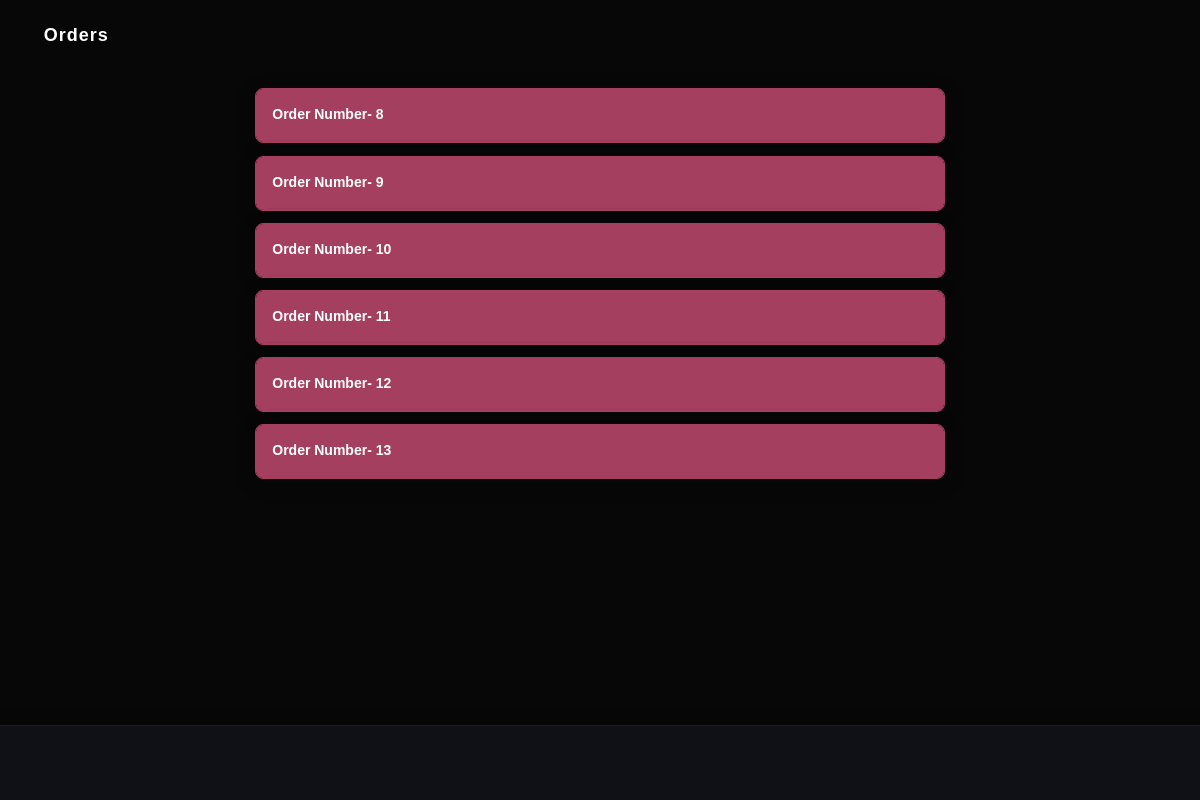
The page /orders/ (signed in) on the database as committed earlier.
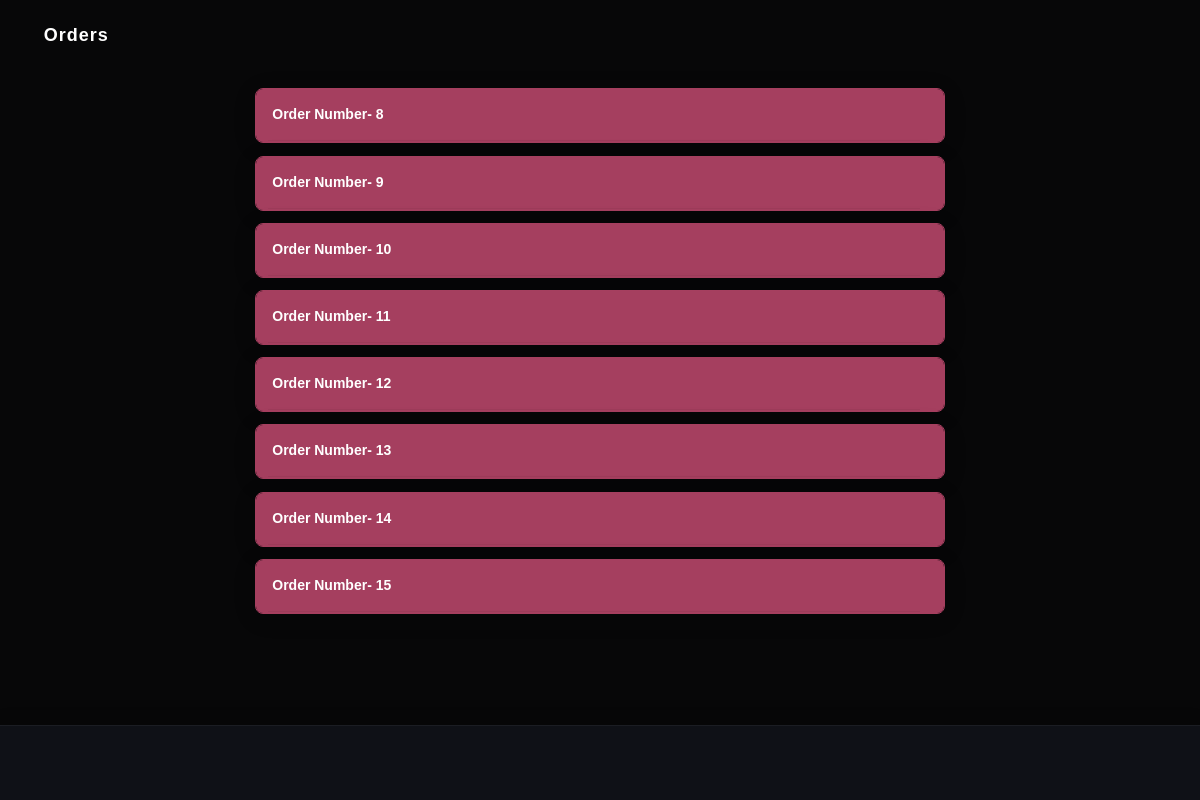
The same page on the database as committed later.
### orders/models.py (models this page shows)
class order(models.Model):
    order_id= models.AutoField(primary_key=True)
    cart_id= models.ForeignKey(Cart,on_delete=models.CASCADE)
    user_id= models.IntegerField()
    order_total= models.CharField(max_length=200)

### orders/views.py (the view)
# urls.py: path('', display_orders),
def display_orders(req):
    userId= req.user.id
    ordersList= order.objects.filter(user_id=userId)
    return render(req,'orders.html',{'orders_list': ordersList})

### templates/orders.html (shortened to what this page needs)
{% load static %}
<!DOCTYPE HTML>
<html lang="en">
<head>
    <link rel="stylesheet" type="text/css" href="{% static 'css/bootstrap.css' %}">
    <link rel="stylesheet" type="text/css" href="{% static 'css/style.css' %}">
    <link rel="stylesheet" type="text/css" href="{% static 'fonts/css/fontawesome-all.min.css' %}">
    <link rel="stylesheet" type="text/css" href="{% static 'css/custom.css' %}">
</head>
<body class="theme-dark">
    <div id="page">
        <div class="page-content">
            <div id="footer-bar" class="footer-bar-3 row m-0">
                <a href="/" class="mt-2"> <i class="fa fa-home"></i></a>
                <a href="/cart" class="mt-2"><i class="fa fa-shopping-cart"></i></a>
                <a id="animated-cart" href="/orders" class="mt-2 active-footer" style="display:none;">
                <a id="general-cart" href="/orders" class="mt-2 active-footer"><i class="fa fa-archive"></i> </a>
            </div>
            <div class="p-2 mt-3 flex-grow-1">
                <a href="/">
                    <h1 id="current_address" class="f18 fsn ls1 fw600 ml-2 ff"><i class="fa fa-angle-left font-16 pr-2"></i>
                        Orders </h1>
                </a>
            </div>
            <div class="content" style="margin-left:20%!important;margin-right:20%!important;">
               {% if orders_list %}
               {% for order in orders_list %}
                <div class="card card-style rounded-s mb-3 bg-one">
                    <div class="list-group list-custom-small list-icon-0 pl-3 pr-4 bg-pending">
                        <a data-toggle="collapse" href="#collapse-{{order.order_id}}" class="collapsed getList" data-order-id="{{order.order_id}}" data-cart-id="{{ order.cart_id_id }}" aria-expanded="false">
                            <span class="font-14 color-white ml-1">Order Number- {{order.order_id}}</span>
                            <i class="fa fa-angle-down color-white"></i>
                        </a>
                    </div>
                </div>
               {% endfor %}
               {% else %}
                <h5 style="text-align:center;" class="m-3">No orders</h5>
               {% endif %}
            </div>
        </div>
    </div>
</body>

### projectOne/static/css/style.css (style rules this page uses)
body, html { font-size: 13px; font-family: 'Varela Round', sans-serif !important; font-weight: normal; line-height: 24px !important; color: #727272 !important; background: #070708 !important; scroll-behavior: smooth; }
h1, h2, h3, h4, h5, h6, p { color: #1f1f1f; font-family: 'Varela Round', sans-serif !important; font-weight: normal; margin-bottom: 5px; }
h1 { font-size: 18px; line-height: 30px; padding-bottom: 5px; }
a { text-decoration: none !important; }
.fsn { font-style: normal !important; }
#page { overflow-x: hidden; position: relative; }
.page-content { position: relative; transition: all 300ms ease; padding-bottom: 80px; background: #070708; padding-bottom: calc(80px + (constant(safe-area-inset-bottom))*1.1); padding-bottom: calc(80px + (env(safe-area-inset-bottom))*1.1); }
.content { margin: 20px 15px 25px 15px; }
.color-white { color: #FFF !important; }
#footer-bar { position: fixed; bottom: 0px; left: 0px; right: 0px; z-index: 98; background-color: #fcfcfc; display: flex; min-height: 75px; border-top: solid 1px rgba(0, 0, 0, 0.05); text-align: center; box-shadow: 0 -5px 15px 0 rgba(0, 0, 0, 0.09) !important; transition: transform 350ms ease !important; }
#footer-bar a { color: #1f1f1f; padding-top: 12px; position: relative; flex: 1 1 auto; }
#footer-bar a i { font-size: 20px; position: relative; z-index: 2; }
.footer-bar-3 a { padding-top: 18px !important; }
.rounded-s { border-radius: 8px !important; }
.font-14 { font-size: 14px !important; }
.font-16 { font-size: 16px !important; }
.row { margin-bottom: 30px; }
.card { background-size: cover; border: 0px !important; max-height: 150000px; margin-bottom: 30px; background-position: center center !important; }
.card-style { overflow: hidden; margin: 0px 15px 30px 15px; border-radius: 20px; border: none; box-shadow: 0 4px 24px 0 rgba(0, 0, 0, 0.1); }
.list-custom-small { line-height: 50px; }
.list-custom-small a { color: #1f1f1f; font-weight: 600; font-size: 13px; border-bottom: solid 1px rgba(0, 0, 0, 0.05); }
.list-custom-small a i:last-child { float: right; font-size: 10px; opacity: 0.5; }
.list-custom-small i { line-height: 50px; }
.theme-dark h1, .theme-dark h2, .theme-dark h3, .theme-dark h4, .theme-dark h5, .theme-dark h6, .theme-dark #footer-bar a i { color: #FFF; }
.theme-dark .list-group i:last-child, .theme-dark .input-style-1 span, .theme-dark .input-style-1 input, .theme-dark span:not(.badge) { color: rgba(255, 254, 254, 0.22); }
.theme-dark, .theme-dark #page { background-color: #070708 !important; }
.theme-dark .card, .theme-dark #preloader { background-color: rgba(7, 7, 8, 0.8); }
.theme-dark .list-custom-small a { border-color: 1px solid rgba(255, 255, 255, 0.2); }
.theme-dark #footer-bar { border-top: solid 1px rgba(255, 255, 255, 0.05) !important; background-color: #0f1117 !important; color: #FFF; }

### projectOne/static/css/custom.css (style rules this page uses)
.color-white { color:#fff!important; }
.bg-pending { background-color:#A53F5F!important; color:#fff; }
.bg-one { border: 1px solid #A53F5F!important; }
.ls1 { letter-spacing: 1px; }
.ff { font-family: 'Varela Round', sans-serif !important; }
.active-footer i { color: #E9CC65 !important; }
.fw600 { font-weight: 600; }

Rows that differ between the two databases and show on the page:
added order: order_id "14"
added order: order_id "15"
